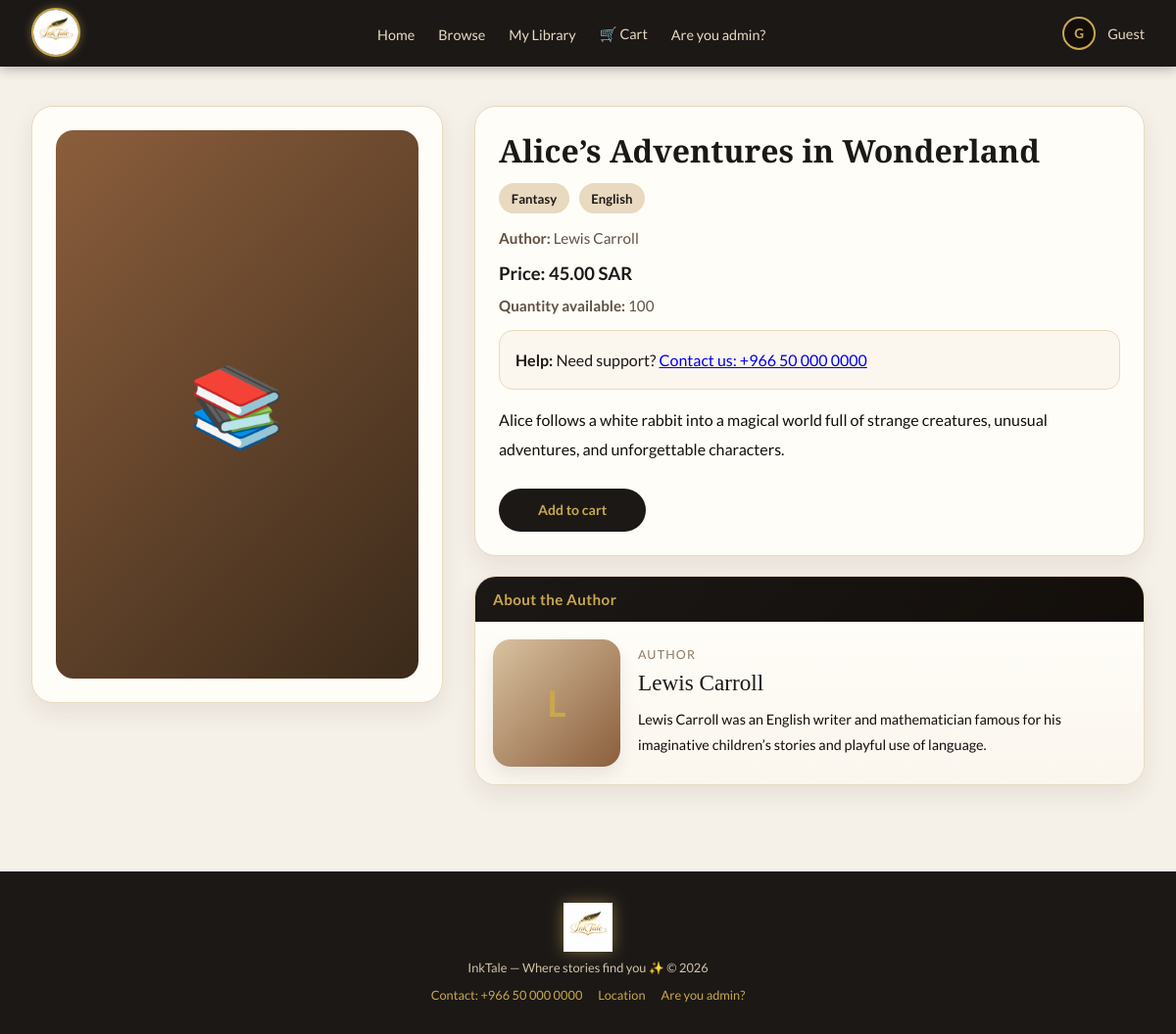
The page /product.php?id=4 on the database its author committed.
### tables this page shows
CREATE TABLE `products` (
  `product_id` int NOT NULL,
  `name` varchar(200) NOT NULL,
  `description` text,
  `picture` varchar(255) NOT NULL,
  `price` decimal(10,2) NOT NULL,
  `stock` int NOT NULL DEFAULT '100',
  `category` varchar(50) NOT NULL,
  `language` enum('Arabic','English') NOT NULL,
  `author_name` varchar(150) DEFAULT NULL,
  `author_bio` text,
  `author_picture` varchar(255) DEFAULT NULL,
  `json_path` varchar(255) DEFAULT NULL,
  `created_at` datetime DEFAULT CURRENT_TIMESTAMP
);

### functions.php (called while the page is built, shortened)
<?php
function h($value): string
{
    return htmlspecialchars((string)$value, ENT_QUOTES, 'UTF-8');
}
function guest_name(): string
{
    return $_COOKIE['guest_user'] ?? 'Guest';
}
function guest_avatar(): string
{
    return strtoupper(mb_substr(guest_name(), 0, 1, 'UTF-8'));
}
function imagePath(?string $file, string $fallback = '../images/default-book.jpg'): string
{
    $file = trim((string)$file);
    $root = dirname(__DIR__);
    $candidates = [
        $file,
        'bookIMG/' . basename($file),
        'images/authors/' . basename($file),
        'images/' . basename($file),
    ];
    return $fallback;
}

### product.php (the view, shortened to what this page needs)
<?php
require_once __DIR__ . '/db.php';
require_once __DIR__ . '/functions.php';
$guestName  = guest_name();
$userAvatar = guest_avatar();
function parseDatasetFile($filePath) {
    $content = file_get_contents($filePath);
    $blocks = preg_split('/\R-{20,}\R/u', $content);
    $items = [];
    foreach ($blocks as $block) {
        $block = trim($block);
        $item = [
            'Title' => '',
            'Author' => '',
            'Language' => '',
            'Category' => '',
            'JSON' => '',
            'Book Description' => '',
            'Author Bio' => '',
            'Author Image' => '',
        ];
        $lines = preg_split('/\R/u', $block);
        foreach ($lines as $line) {
            $line = trim($line);
            if (preg_match('/^Title:\s*(.+)$/u', $line, $m)) {
                $item['Title'] = trim($m[1], " \t\n\r\0\x0B\"");
            } elseif (preg_match('/^Author:\s*(.+)$/u', $line, $m)) {
                $item['Author'] = trim($m[1], " \t\n\r\0\x0B\"");
            } elseif (preg_match('/^Language:\s*(.+)$/u', $line, $m)) {
                $item['Language'] = trim($m[1], " \t\n\r\0\x0B\"");
            } elseif (preg_match('/^Category:\s*(.+)$/u', $line, $m)) {
                $item['Category'] = trim($m[1], " \t\n\r\0\x0B\"");
            } elseif (preg_match('/^JSON:\s*(.+)$/u', $line, $m)) {
                $item['JSON'] = trim($m[1], " \t\n\r\0\x0B\"");
            } elseif (preg_match('/^Book Description:\s*(.+)$/u', $line, $m)) {
                $item['Book Description'] = trim($m[1], " \t\n\r\0\x0B\"");
            } elseif (preg_match('/^Author Bio:\s*(.+)$/u', $line, $m)) {
                $item['Author Bio'] = trim($m[1], " \t\n\r\0\x0B\"");
            } elseif (preg_match('/^Author Image:\s*(.+)$/u', $line, $m)) {
                $item['Author Image'] = trim($m[1], " \t\n\r\0\x0B\"");
            }
        }
        if ($item['Title'] !== '' || $item['Author'] !== '') {
            $items[] = $item;
        }
    }
    return $items;
}
function normalizeText($text) {
    $text = trim((string)$text);
    $text = mb_strtolower($text, 'UTF-8');
    $text = str_replace(
        ['أ','إ','آ','ى','ؤ','ئ','ة','ـ','’',"'","`","“","”"],
        ['ا','ا','ا','ي','و','ي','ه','','','','','',''],
        $text
    );
    $text = preg_replace('/\s+/u', ' ', $text);
    return trim($text);
}
function findDatasetEntry($dataset, $bookTitle, $authorName) {
    $normTitle = normalizeText($bookTitle);
    foreach ($dataset as $entry) {
        if (normalizeText($entry['Title'] ?? '') === $normTitle) {
            return $entry;
        }
    }
    return null;
}
$id = (int)($_GET['id'] ?? 0);
$stmt = $conn->prepare('SELECT * FROM products WHERE product_id = ?');
$stmt->bind_param('i', $id);
$stmt->execute();
$book = $stmt->get_result()->fetch_assoc();
$image = imagePath($book['picture'] ?? '');
$datasetPaths = [
    __DIR__ . '/FINdataset(1).txt',
    __DIR__ . '/FINdataset.txt',
    __DIR__ . '/dataset/FINdataset(1).txt',
    __DIR__ . '/dataset/FINdataset.txt',
];
$dataset = [];
foreach ($datasetPaths as $path) {
    if (file_exists($path)) {
        $dataset = parseDatasetFile($path);
        break;
    }
}
$datasetEntry = findDatasetEntry($dataset, $book['name'] ?? '', $book['author_name'] ?? '');
$authorBio = '';
$authorImage = '';
if ($datasetEntry) {
    $authorBio = $datasetEntry['Author Bio'] ?? '';
    $authorImage = imagePath($datasetEntry['Author Image'] ?? '');
}
$cartCount = array_sum($_SESSION['cart']);
?>
<!DOCTYPE html>
<html lang="en" dir="ltr">
<head>
</head>
<body>
<nav>
  <div class="nav-logo">
    <img src="inktale_logo.png" alt="InkTale">
  </div>
  <ul class="nav-links">
    <li><a href="index.php">Home</a></li>
    <li><a href="browse.php">Browse</a></li>
    <li><a href="mylibrary.php">My Library</a></li>
    <li><a href="cart.php">🛒 Cart<?= $cartCount > 0 ? ' (' . (int)$cartCount . ')' : '' ?></a></li>
    <li><a href="admin_login.php">Are you admin?</a></li>
  </ul>
  <div class="nav-user">
    <div class="avatar"><?= h($userAvatar) ?></div>
    <span><?= h($guestName) ?></span>
  </div>
</nav>
<div class="container">
  <section class="detail-layout">
    <div class="detail-card">
      <div class="detail-img-wrap">
        <?php if ($image && file_exists($image)): ?>
          <img class="detail-img" src="<?= h($image) ?>" alt="<?= h($book['name']) ?>">
        <?php else: ?>
          <div class="fallback-book">📚</div>
        <?php endif; ?>
      </div>
    </div>
    <div class="detail-right">
      <div class="detail-card">
        <h1 class="page-title"><?= h($book['name']) ?></h1>
        <div class="badge-row">
          <?php if (!empty($book['category'])): ?>
            <div class="badge"><?= h($book['category']) ?></div>
          <?php endif; ?>
          <?php if (!empty($book['language'])): ?>
            <div class="badge"><?= h($book['language']) ?></div>
          <?php endif; ?>
        </div>
        <p class="muted" style="margin-bottom:8px;">
          <strong>Author:</strong> <?= h($book['author_name'] ?: 'Unknown Author') ?>
        </p>
        <div class="price-line">
          Price: <?= number_format((float)$book['price'], 2) ?> SAR
        </div>
        <p class="muted" style="margin-bottom:8px;">
          <strong>Quantity available:</strong> <?= (int)($book['stock'] ?? 0) ?>
        </p>
        <div class="help-box">
          <strong>Help:</strong> Need support?  <a href="tel:+966500000000">Contact us: +966 50 000 0000</a>
        </div>
        <p class="detail-text">
          <?= h($book['description'] ?: 'No description available for this book.') ?>
        </p>
        <div class="cta-row">
          <form method="post" style="margin:0;">
            <button type="submit" class="btn">Add to cart</button>
          </form>
        </div>
      </div>
      <div class="detail-card author-wide-card">
        <div class="author-wide-header">About the Author</div>
        <div class="author-wide-body">
          <div class="author-wide-photo">
            <?php if (!empty($authorImage) && file_exists($authorImage)): ?>
              <img src="<?= h($authorImage) ?>" alt="<?= h($book['author_name']) ?>">
            <?php else: ?>
              <div class="author-fallback">
                <?= h(strtoupper(substr((string)($book['author_name'] ?: 'A'), 0, 1))) ?>
              </div>
            <?php endif; ?>
          </div>
          <div class="author-wide-content">
            <div class="author-role">Author</div>
            <div class="author-name"><?= h($book['author_name'] ?: 'Unknown Author') ?></div>
            <div class="author-desc">
              <?= h($authorBio) ?>
            </div>
          </div>
        </div>
      </div>
    </div>
  </section>
</div>
<footer>
  <img src="inktale_logo.png" alt="InkTale" class="footer-logo">
  <p>InkTale — Where stories find you ✨ © <?= date('Y') ?></p>
  <div class="footer-links">
    <a href="tel:+966500000000">Contact: +966 50 000 0000</a>
    <a href="location.php">Location</a>
    <a href="admin_login.php">Are you admin?</a>
  </div>
</footer>
</body>
</html>

### rows shown on the page
products: name "Alice’s Adventures in Wonderland", category "Fantasy", language "English", author_name "Lewis Carroll", price "45.00", stock "100", description "Alice follows a white rabbit into a magical world full of strange creatures, unusual adventures, and unforgettable characters.", author_name "L", author_bio "Lewis Carroll was an English writer and mathematician famous for his imaginative children’s stories and playful use of language."

### other values the page prints
$userAvatar "G"
$guestName "Guest"
